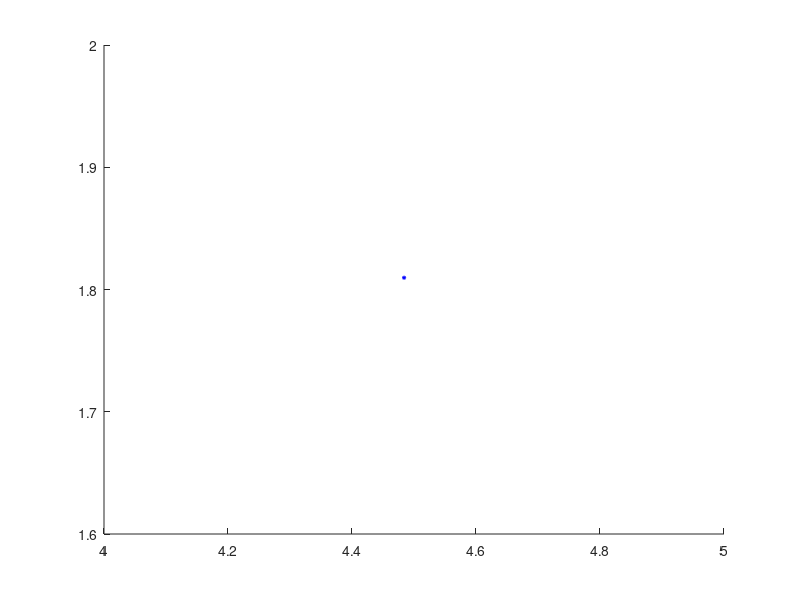

Here is the MATLAB script that generated this plot: (Note: this script raises an error after producing the figure.)
% Et paso aquest parell de funcions. Es una manera senzilla de calcular el 
% throughput d'una estació. Seguint el que et deia ahir, et queda crear la 
% xarxa, per cada estació calcular la distància entre l'AP i ella mateixa, 
% calcular la potència rebuda, escollir el MCS a fer servir, i finalment 
% treure el throughput que pot assolir cada estació. 

tic; % timer
clear all; clc; hold on;
i = 1; % iterator
b = 10; h = 10; % base & height
AP = [b/2 h/2]; % central AP
nSTAs = 1000; % number of stations
P_tx = 21; % transmitted power by AP in dBm

draw = 1; % 1 - to plot the room, 0 - to not plot.

lambda = 2.06;  % attenuation factor
L_o = 54.1200;  % path loss intercept
k = 5.25;       % attenuation of each wall
W = 0.1467;     % average number of traversed walls per meter

coordinates = zeros(nSTAs,2);  % initialize matrix coordinates 
distance = zeros(nSTAs,1);     % initialize array distance
P_rx = zeros(nSTAs,1);         % initialize array received power

while i <= nSTAs
    
    % random position generation of STAs
    j = 1;
    xSTA = rand*b; % x random position
    coordinates(i,j) = xSTA; 
    j = 2;
    while j == 2
        ySTA = rand*h; % y random position 
        coordinates(i,j) = ySTA;
        break;
    end
    if (draw == 1); plot(xSTA, ySTA, "*b", 'MarkerSize', 3); end % plots the STA
    distance(i) = DistanceToAP(AP,coordinates(i,1),coordinates(i,2));
    P_rx(i) = STAPowerReceived(P_tx, distance(i), lambda, L_o, k, W); % received power
    i = i+1;
end

distance = sort(distance,'ascend');
P_rx = sort(P_rx,'descend');

if (draw == 1); draw_scenario(draw, b, h, P_rx, distance); end

SingleSTA_throughput();    

toc; % timer
